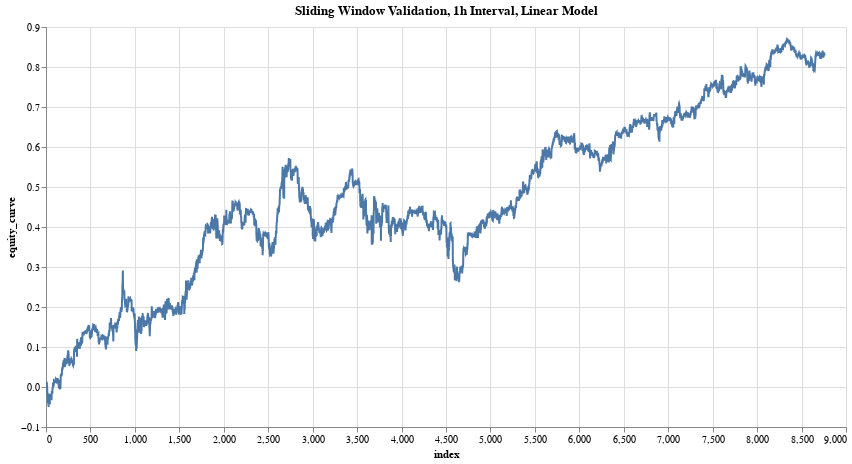

The notebook cell saved with this chart:
### Code cell
research.plot_column(validation_results, 'equity_curve', title='Sliding Window Validation, 1h Interval, Linear Model')

### Figure 1 — Vega specification as saved in the notebook (floating-point values rounded to 4 significant figures; data arrays with more than 128 entries replaced by an {"elided": "..."} marker saying what was removed)
{"$schema": "https://vega.github.io/schema/vega/v5.json", "data": [{"name": "param_2_store"}, {"name": "source_0", "values": {"elided": "8760 records"}}, {"name": "source_0_x_domain_index", "values": [{"min": 0, "max": 8759}]}, {"name": "source_0_y_domain_equity_curve", "values": [{"min": -0.0472, "max": 0.8674}]}], "signals": [{"name": "unit", "value": {}, "on": [{"events": "pointermove", "update": "isTuple(group()) ? group() : unit"}]}, {"name": "param_2", "update": "vlSelectionResolve(\"param_2_store\", \"union\")"}, {"name": "param_2_index", "on": [{"events": [{"source": "view", "type": "dblclick"}], "update": "null"}, {"events": {"signal": "param_2_translate_delta"}, "update": "panLinear(param_2_translate_anchor.extent_x, -param_2_translate_delta.x / width)"}, {"events": {"signal": "param_2_zoom_delta"}, "update": "zoomLinear(domain(\"x\"), param_2_zoom_anchor.x, param_2_zoom_delta)"}]}, {"name": "param_2_equity_curve", "on": [{"events": [{"source": "view", "type": "dblclick"}], "update": "null"}, {"events": {"signal": "param_2_translate_delta"}, "update": "panLinear(param_2_translate_anchor.extent_y, param_2_translate_delta.y / height)"}, {"events": {"signal": "param_2_zoom_delta"}, "update": "zoomLinear(domain(\"y\"), param_2_zoom_anchor.y, param_2_zoom_delta)"}]}, {"name": "param_2_tuple", "on": [{"events": [{"signal": "param_2_index || param_2_equity_curve"}], "update": "param_2_index && param_2_equity_curve ? {unit: \"\", fields: param_2_tuple_fields, values: [param_2_index,param_2_equity_curve]} : null"}]}, {"name": "param_2_tuple_fields", "value": [{"field": "index", "channel": "x", "type": "R"}, {"field": "equity_curve", "channel": "y", "type": "R"}]}, {"name": "param_2_translate_anchor", "value": {}, "on": [{"events": [{"source": "scope", "type": "pointerdown"}], "update": "{x: x(unit), y: y(unit), extent_x: domain(\"x\"), extent_y: domain(\"y\")}"}]}, {"name": "param_2_translate_delta", "value": {}, "on": [{"events": [{"source": "window", "between": [{"source": "scope", "type": "pointerdown"}, {"source": "window", "type": "pointerup"}], "type": "pointermove", "consume": true}], "update": "{x: param_2_translate_anchor.x - x(unit), y: param_2_translate_anchor.y - y(unit)}"}]}, {"name": "param_2_zoom_anchor", "on": [{"events": [{"source": "scope", "type": "wheel", "consume": true}], "update": "{x: invert(\"x\", x(unit)), y: invert(\"y\", y(unit))}"}]}, {"name": "param_2_zoom_delta", "on": [{"events": [{"source": "scope", "consume": true, "type": "wheel"}], "update": "pow(1.001, event.deltaY * pow(16, event.deltaMode))", "force": true}]}, {"name": "param_2_modify", "on": [{"events": {"signal": "param_2_tuple"}, "update": "modify(\"param_2_store\", param_2_tuple, true)"}]}], "marks": [{"type": "line", "name": "marks", "from": {"data": "source_0"}, "sort": {"field": "x"}, "encode": {"update": {"x": {"field": "index", "scale": "x"}, "y": {"field": "equity_curve", "scale": "y"}, "tooltip": {"signal": "{\"index\": format(datum[\"index\"], \"\"), \"equity_curve\": format(datum[\"equity_curve\"], \"\")}"}, "stroke": {"value": "#4c78a8"}, "defined": {"signal": "isValid(datum[\"index\"]) && isFinite(+datum[\"index\"]) && isValid(datum[\"equity_curve\"]) && isFinite(+datum[\"equity_curve\"])"}}}, "style": ["line"], "clip": true, "interactive": true}], "scales": [{"name": "x", "type": "linear", "domain": [{"signal": "(data(\"source_0_x_domain_index\")[0] || {}).min"}, {"signal": "(data(\"source_0_x_domain_index\")[0] || {}).max"}], "range": [0, {"signal": "width"}], "zero": false, "domainRaw": {"signal": "param_2[\"index\"]"}, "nice": true}, {"name": "y", "type": "linear", "domain": [{"signal": "(data(\"source_0_y_domain_equity_curve\")[0] || {}).min"}, {"signal": "(data(\"source_0_y_domain_equity_curve\")[0] || {}).max"}], "range": [{"signal": "height"}, 0], "domainRaw": {"signal": "param_2[\"equity_curve\"]"}, "zero": true, "nice": true}], "axes": [{"scale": "x", "gridScale": "y", "orient": "bottom", "aria": false, "minExtent": 0, "tickCount": {"signal": "ceil(width/40)"}, "maxExtent": 0, "ticks": false, "zindex": 0, "domain": false, "grid": true, "labels": false}, {"scale": "y", "minExtent": 0, "aria": false, "ticks": false, "labels": false, "maxExtent": 0, "orient": "left", "grid": true, "tickCount": {"signal": "ceil(height/40)"}, "domain": false, "zindex": 0, "gridScale": "x"}, {"scale": "x", "title": "index", "grid": false, "labelFlush": true, "labelOverlap": true, "tickCount": {"signal": "ceil(width/40)"}, "zindex": 0, "orient": "bottom"}, {"scale": "y", "grid": false, "tickCount": {"signal": "ceil(height/40)"}, "labelOverlap": true, "zindex": 0, "orient": "left", "title": "equity_curve"}], "title": {"text": "Sliding Window Validation, 1h Interval, Linear Model", "frame": "group"}, "height": 400, "style": "cell", "width": 800, "background": "white", "padding": 5}
